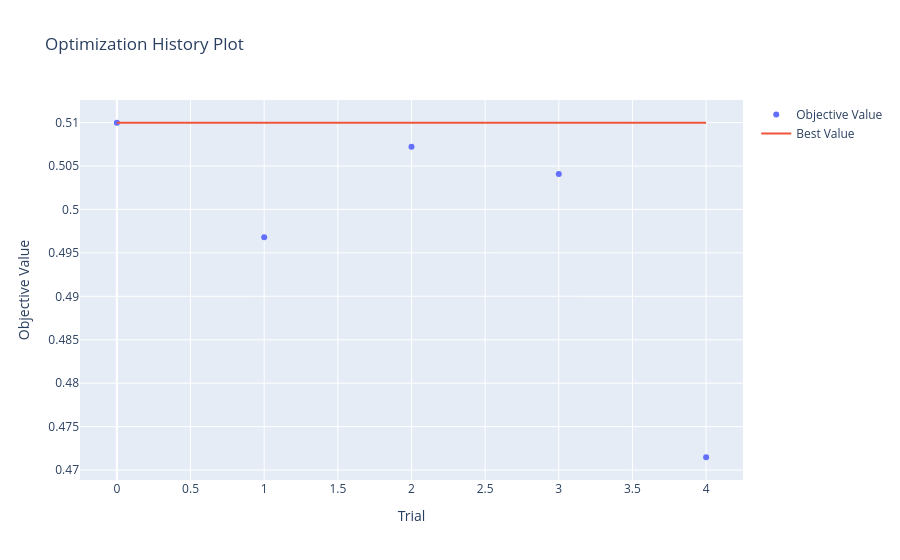

The notebook cell saved with this chart:
### Markdown cell above
Users can plot the optimisation result. Here, we got the best parameters at the first trial.

### Code cell
plot_optimization_history(tuner.study)

### Figure 1 — Plotly figure (JSON) as saved in the notebook; plotly's stock layout.template omitted (floating-point values rounded to 4 significant figures)
{"data": [{"mode": "markers", "name": "Objective Value", "type": "scatter", "x": [0, 1, 2, 3, 4], "y": [0.51, 0.4968, 0.5072, 0.5041, 0.4715]}, {"mode": "lines", "name": "Best Value", "type": "scatter", "x": [0, 1, 2, 3, 4], "y": [0.51, 0.51, 0.51, 0.51, 0.51]}, {"marker": {"color": "#cccccc"}, "mode": "markers", "name": "Infeasible Trial", "showlegend": false, "type": "scatter", "x": [], "y": []}], "layout": {"title": {"text": "Optimization History Plot"}, "xaxis": {"title": {"text": "Trial"}}, "yaxis": {"title": {"text": "Objective Value"}}}}
